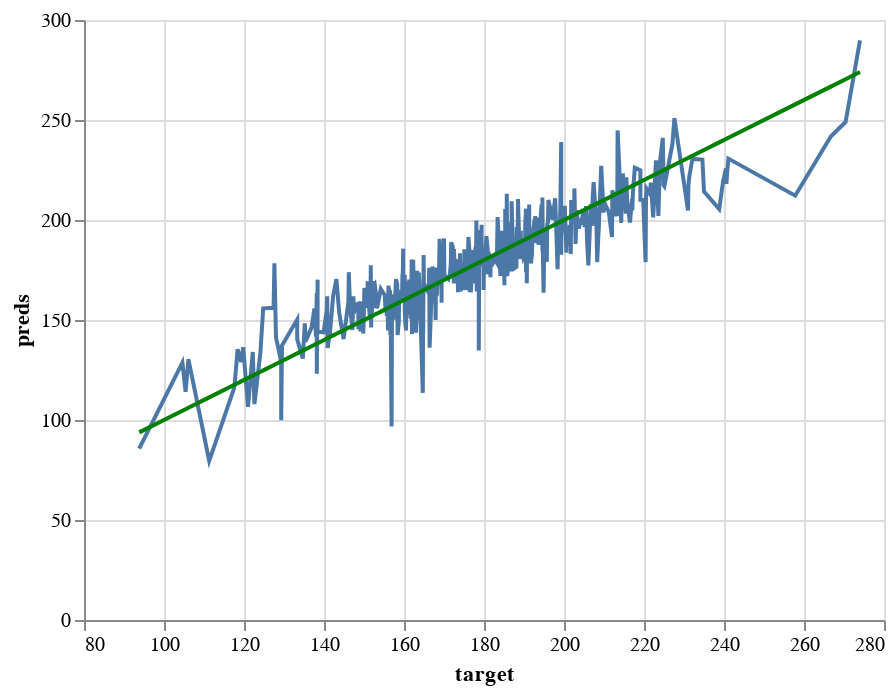

The cell this chart's notebook holds for it:
### Code cell
# predictions versus the target line charts on the validation set
perfect_test_2 = alt.Chart(pd.DataFrame({'target': y_valid_2, 'preds': y_valid_2})).mark_line(color='green').encode(
    x='target',
    y='preds'
)

pred_chart_test_2 = alt.Chart(pd.DataFrame({'target': y_valid_2, 'preds': y_valid_preds_2})).mark_line().encode(
    x='target',
    y='preds'
  )

pred_chart_test_2 + perfect_test_2

### Figure 1 — Vega-Lite specification as saved in the notebook (floating-point values rounded to 4 significant figures; data arrays with more than 128 entries replaced by an {"elided": "..."} marker saying what was removed)
{"config": {"view": {"continuousWidth": 400, "continuousHeight": 300}}, "layer": [{"data": {"name": "data-3ebdd2c9c4470a89bce229019bf0d167"}, "mark": "line", "encoding": {"x": {"field": "target", "type": "quantitative"}, "y": {"field": "preds", "type": "quantitative"}}}, {"data": {"name": "data-cb2f95cff66f9e82a00c59bc3993d554"}, "mark": {"type": "line", "color": "green"}, "encoding": {"x": {"field": "target", "type": "quantitative"}, "y": {"field": "preds", "type": "quantitative"}}}], "$schema": "https://vega.github.io/schema/vega-lite/v4.17.0.json", "datasets": {"data-3ebdd2c9c4470a89bce229019bf0d167": {"elided": "482 records"}, "data-cb2f95cff66f9e82a00c59bc3993d554": {"elided": "482 records"}}}
